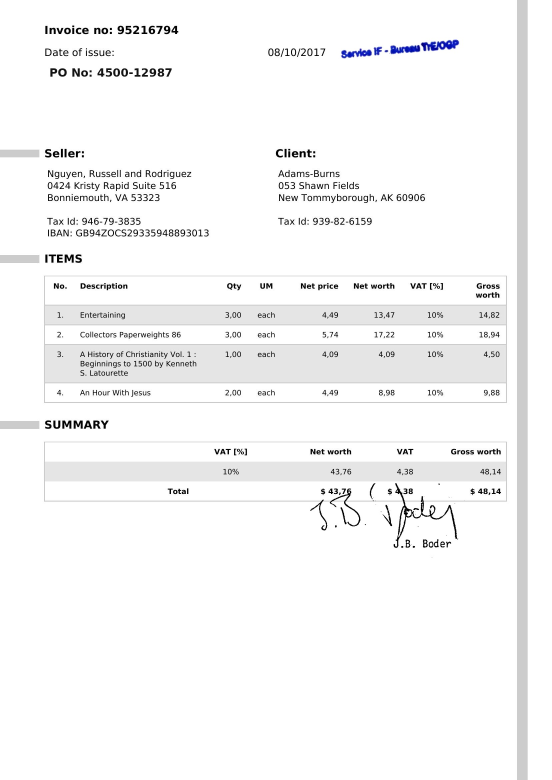
#> input picture app/sample_invoices/both_stamp_and_signature.jpg, 1654 x 2339 px (shown at 1/3 size)
$ python -i image_preprocessing.py   (imports and definitions only)
#> lines starting #> are read from the running program, lines starting #| are printed output that depends on the picture; after the words box and inside, x2 and y2 are one past the last pixel; in counts of white or black regions, pixels touching at a corner belong together
#> further down, picture is the input picture: shape (2339, 1654, 3); mean B, G, R 246.9, 246.7, 246.7
"""
image_preprocessing.py — basic image preprocessing shared across notebooks.

Owner: Rolando (data ingestion), used downstream by Diana/Jordan/Damir before detection/OCR.
Every function takes and returns a numpy array (BGR, as read by cv2.imread) unless noted.
"""

import cv2
import numpy as np


def to_grayscale(image: np.ndarray) -> np.ndarray:
    """Convert a BGR image to single-channel grayscale."""
    if len(image.shape) == 2:
        return image  # already grayscale
    return cv2.cvtColor(image, cv2.COLOR_BGR2GRAY)


def resize_image(image: np.ndarray, target_size: tuple[int, int] = (1024, 1024), keep_aspect: bool = True) -> np.ndarray:
    """Resize to target_size (width, height). If keep_aspect, pads with white instead of
    distorting the image — important for invoices where distortion would confuse layout
    detection."""
    if not keep_aspect:
        return cv2.resize(image, target_size)

    h, w = image.shape[:2]
    target_w, target_h = target_size
    scale = min(target_w / w, target_h / h)
    new_w, new_h = int(w * scale), int(h * scale)
    resized = cv2.resize(image, (new_w, new_h))

    channels = 1 if len(image.shape) == 2 else image.shape[2]
    canvas_shape = (target_h, target_w) if channels == 1 else (target_h, target_w, channels)
    canvas = np.full(canvas_shape, 255, dtype=image.dtype)
    canvas[0:new_h, 0:new_w] = resized
    return canvas


def denoise_image(image: np.ndarray) -> np.ndarray:
    """Light denoising — fastNlMeans works well on scanned document images."""
    if len(image.shape) == 2:
        return cv2.fastNlMeansDenoising(image, h=10)
    return cv2.fastNlMeansDenoisingColored(image, h=10, hColor=10)


def threshold_image(image: np.ndarray) -> np.ndarray:
    """Adaptive threshold to binarize a (grayscale) document image — improves OCR contrast."""
    gray = to_grayscale(image)
    return cv2.adaptiveThreshold(
        gray, 255, cv2.ADAPTIVE_THRESH_GAUSSIAN_C, cv2.THRESH_BINARY, 31, 15
    )


def deskew_image(image: np.ndarray) -> np.ndarray:
    """Estimate and correct small rotation (skew) in a scanned document.

    Uses the minAreaRect of thresholded foreground pixels — good enough for the small skew
    angles typical of scanned/photographed invoices. Not a full perspective-correction
    solution; if input images are already fairly straight this is a no-op in practice.
    """
    gray = to_grayscale(image)
    inverted = cv2.bitwise_not(gray)
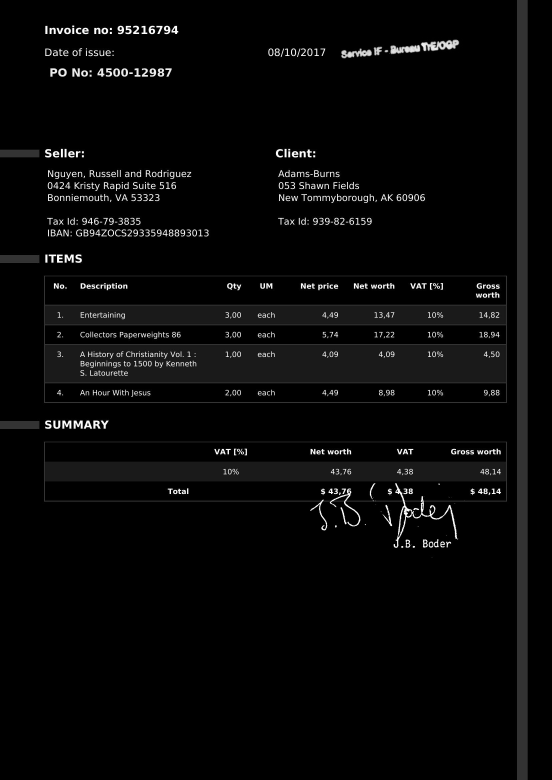
#> inverted: shape (2339, 1654) (shown at 1/3 size); min 0, max 255, mean 8.3
    thresh = cv2.threshold(inverted, 0, 255, cv2.THRESH_BINARY | cv2.THRESH_OTSU)[1]
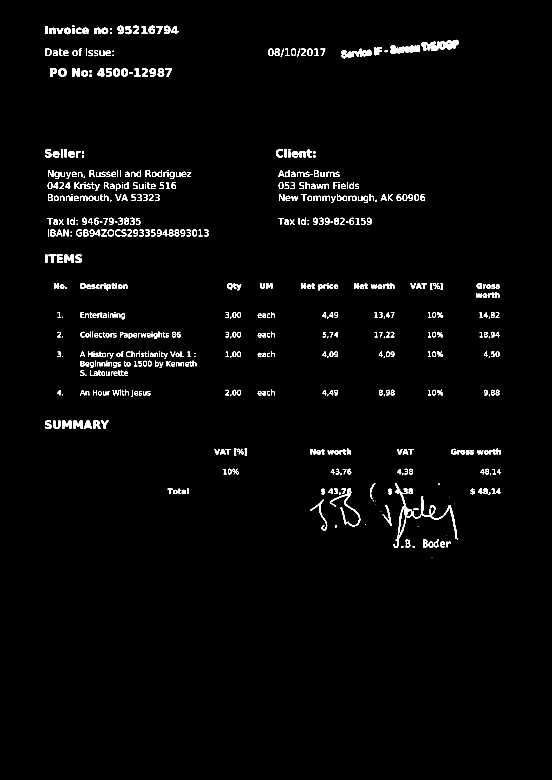
#> thresh: shape (2339, 1654) (shown at 1/3 size); 1.9% white; 669 white regions (76 under 20 px), largest, box (x1, y1, x2, y2) and area: (1181, 1450, 1371, 1643) 3260, (1263, 119, 1377, 153) 2124, (1172, 135, 1261, 162) 1517

    coords = np.column_stack(np.where(thresh > 0))
#> coords = 72948 pairs, first value 77 to 1671, second value 135 to 1502
    if coords.size == 0:
        return image  # nothing to deskew

    angle = cv2.minAreaRect(coords)[-1]
#> angle = -90
    if angle < -45:
        angle = -(90 + angle)
#> angle = 0
    else:
        angle = -angle

    (h, w) = image.shape[:2]
#> h = 2339; w = 1654
    center = (w // 2, h // 2)
#> center = (827, 1169)
    rotation_matrix = cv2.getRotationMatrix2D(center, angle, 1.0)
#> rotation_matrix = [[1, 0, 0], [0, 1, 0]]
    return cv2.warpAffine(
        image, rotation_matrix, (w, h),
        flags=cv2.INTER_CUBIC, borderMode=cv2.BORDER_REPLICATE,
    )


def preprocess_pipeline(
    image: np.ndarray,
    do_grayscale: bool = True,
    do_denoise: bool = True,
    do_deskew: bool = True,
    do_threshold: bool = False,
    target_size: tuple[int, int] | None = (1024, 1024),
) -> np.ndarray:
    """Run the standard preprocessing chain. Threshold is off by default because binarized
    images are usually only wanted right before OCR, not for CNN/SSD detection input."""
    out = image
    if do_deskew:
        out = deskew_image(out)
    if do_denoise:
        out = denoise_image(out)
    if do_grayscale:
        out = to_grayscale(out)
    if do_threshold:
        out = threshold_image(out)
    if target_size:
        out = resize_image(out, target_size)
#> in resize_image, `resized = cv2.resize(image, (new_w, new_h))`:
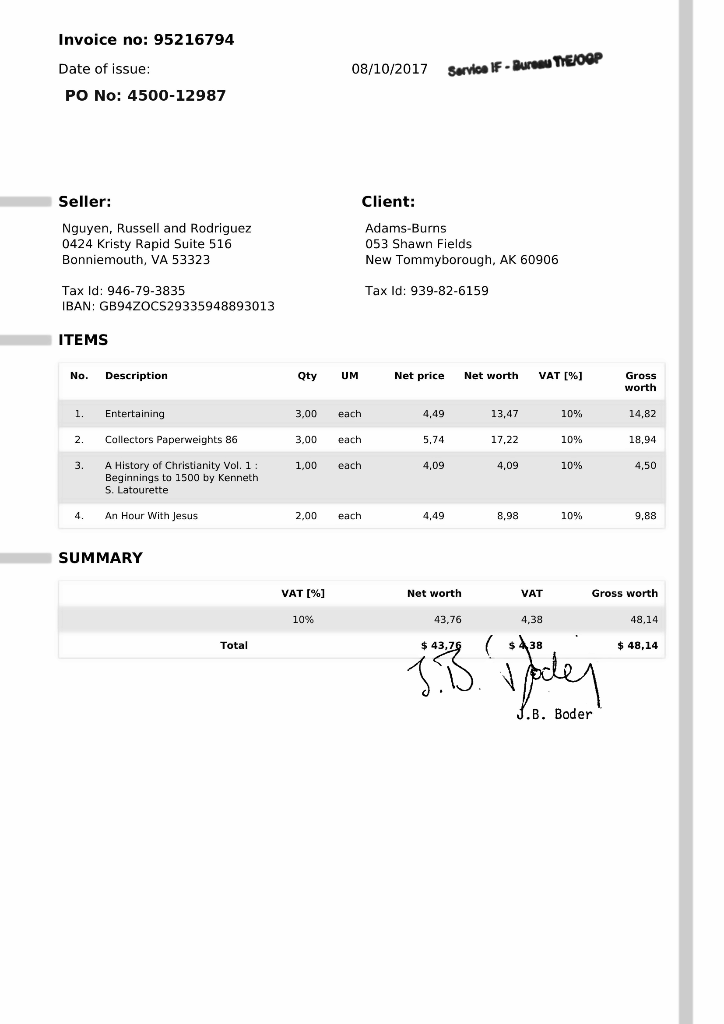
#> resized: shape (1024, 724); min 0, max 254, mean 246.1
#> in resize_image, `canvas[0:new_h, 0:new_w] = resized`:
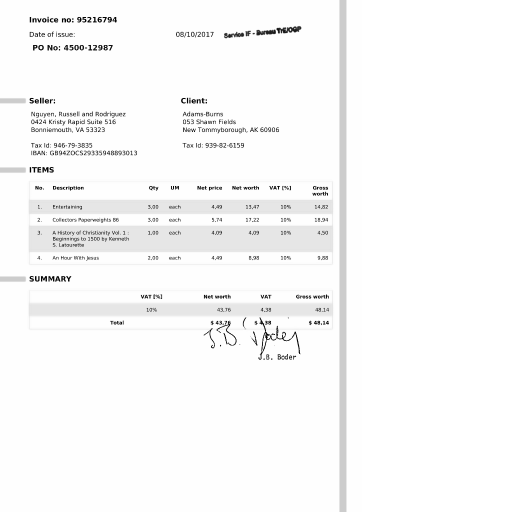
#> canvas: shape (1024, 1024) (shown at 1/2 size); min 0, max 255, mean 248.7
    return out

>>> import cv2
>>> picture = cv2.imread('../app/sample_invoices/both_stamp_and_signature.jpg')
>>> result = preprocess_pipeline(picture)

$ run again, on app/sample_invoices/receipt_1_soonhuat.jpg
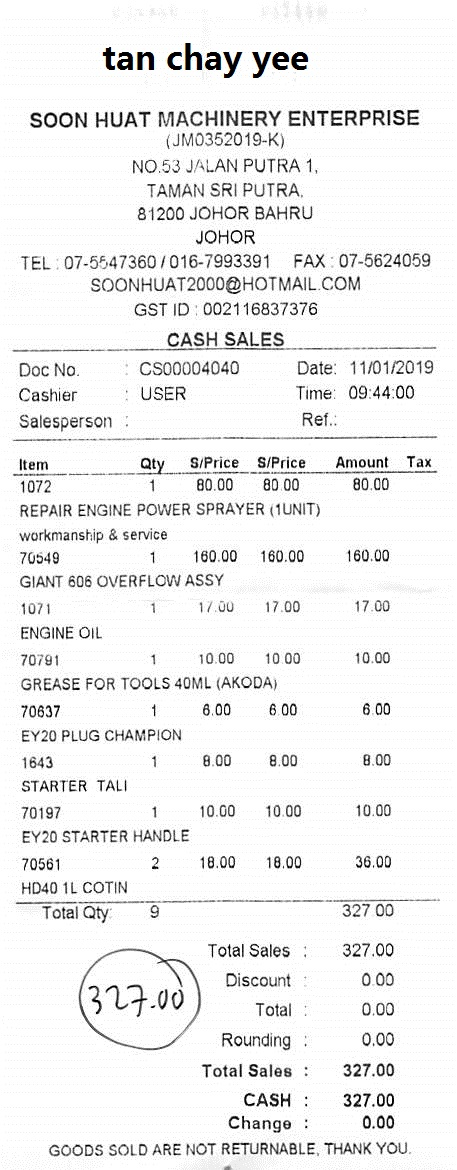
#> input picture app/sample_invoices/receipt_1_soonhuat.jpg, 457 x 1170 px
#> picture is the input picture: shape (1170, 457, 3); mean B, G, R 240.1, 240.1, 240.1
#> in deskew_image, `thresh = cv2.threshold(inverted, 0, 255, cv2.THRESH_BINARY | cv2.THRES..`:
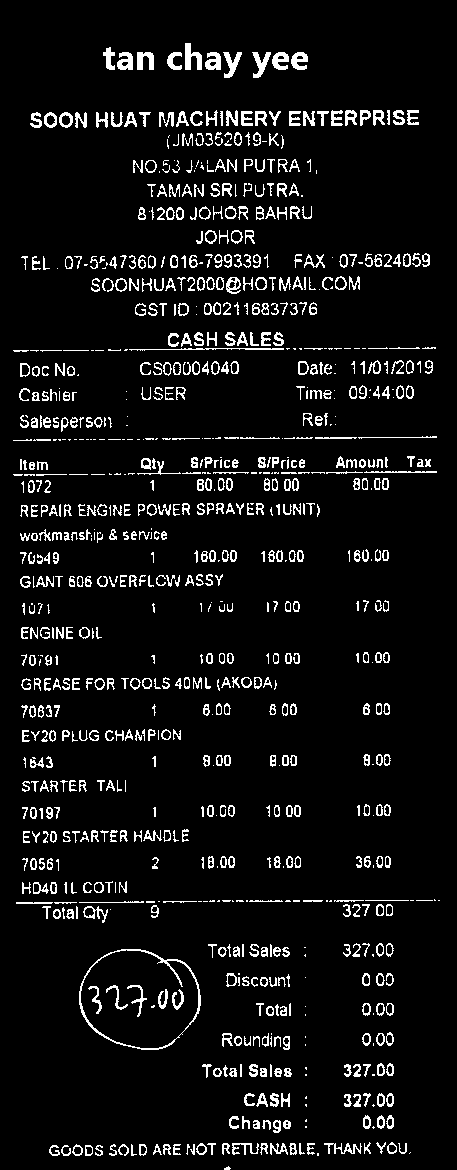
#> thresh: shape (1170, 457); 6.8% white in thin lines or dots
#> coords = 36593 pairs, first value 43 to 1169, second value 13 to 439
#> in deskew_image, `angle = cv2.minAreaRect(coords)[-1]`: angle = -89.63
#> in deskew_image, `angle = -(90 + angle)`: angle = -0.37
#> rotation_matrix = [[1, -0.00647, 3.79], [0.00647, 1, -1.46]]
#> in resize_image, `canvas[0:new_h, 0:new_w] = resized`:
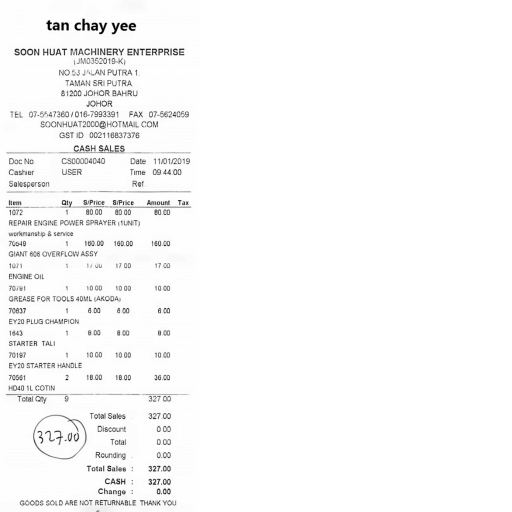
#> canvas: shape (1024, 1024) (shown at 1/2 size); min 0, max 255, mean 249

$ run again, on app/sample_invoices/receipt_2_abcho.jpg
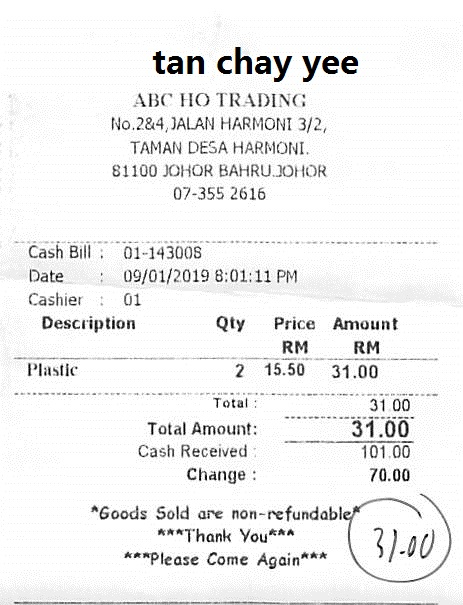
#> input picture app/sample_invoices/receipt_2_abcho.jpg, 463 x 605 px
#> picture is the input picture: shape (605, 463, 3); mean B, G, R 240.6, 240.6, 240.6
#> in deskew_image, `thresh = cv2.threshold(inverted, 0, 255, cv2.THRESH_BINARY | cv2.THRES..`:
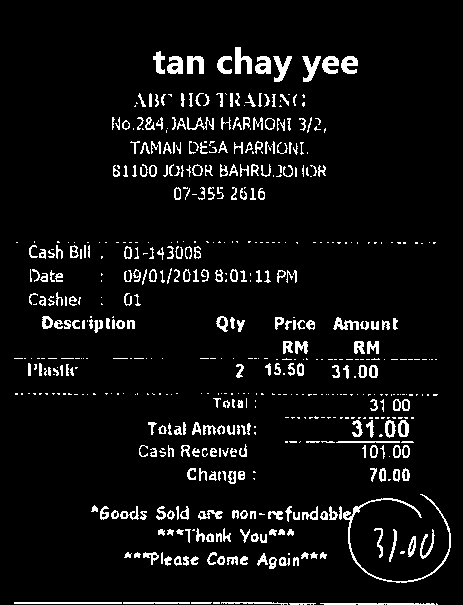
#> thresh: shape (605, 463); 6.3% white in thin lines or dots, all inside (x1, y1, x2, y2) = (14, 47, 451, 605)
#> coords = 17742 pairs, first value 47 to 604, second value 14 to 450
#> in deskew_image, `angle = cv2.minAreaRect(coords)[-1]`: angle = -90
#> in deskew_image, `angle = -(90 + angle)`: angle = 0
#> rotation_matrix = [[1, 0, 0], [0, 1, 0]]
#> in resize_image, `canvas[0:new_h, 0:new_w] = resized`:
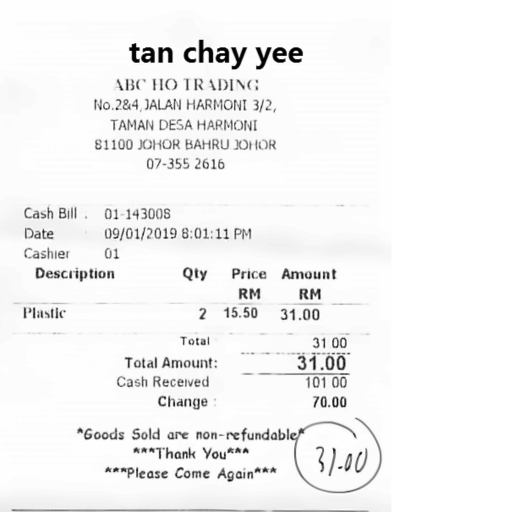
#> canvas: shape (1024, 1024) (shown at 1/2 size); min 0, max 255, mean 243.8

$ run again, on app/sample_invoices/signature_only_2_invoice.jpg
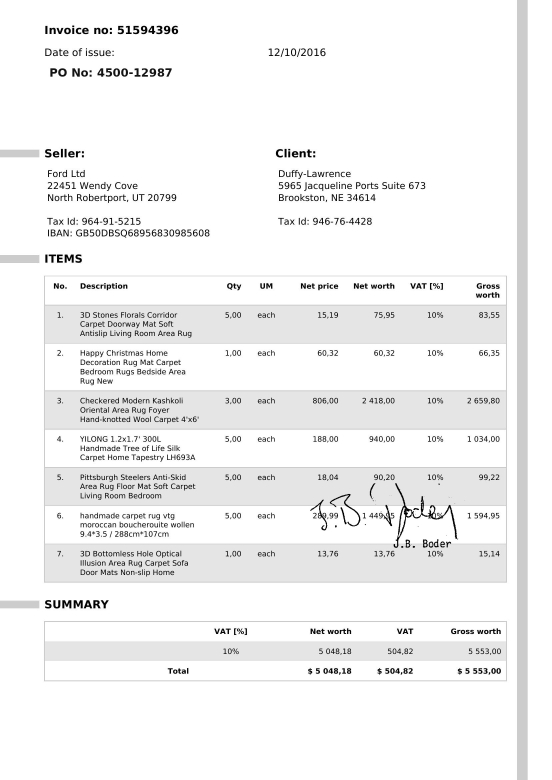
#> input picture app/sample_invoices/signature_only_2_invoice.jpg, 1654 x 2339 px (shown at 1/3 size)
#> picture is the input picture: shape (2339, 1654, 3); min 0, max 255, mean 242.4
#> in deskew_image, `thresh = cv2.threshold(inverted, 0, 255, cv2.THRESH_BINARY | cv2.THRES..`:
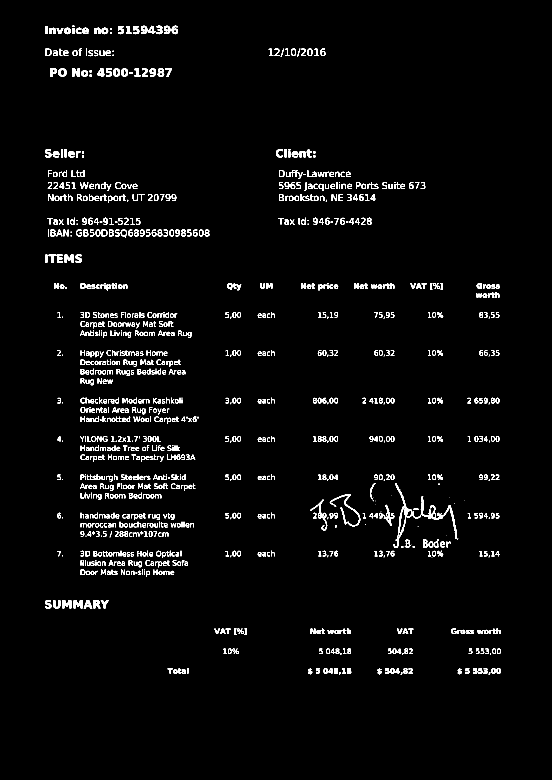
#> thresh: shape (2339, 1654) (shown at 1/3 size); 2.5% white; 1128 white regions (103 under 20 px), largest, box (x1, y1, x2, y2) and area: (1181, 1450, 1371, 1644) 3324, (989, 1482, 1081, 1579) 873, (930, 1499, 982, 1591) 708
#> coords = 98207 pairs, first value 77 to 2023, second value 135 to 1502
#> in deskew_image, `angle = cv2.minAreaRect(coords)[-1]`: angle = -90
#> in deskew_image, `angle = -(90 + angle)`: angle = 0
#> rotation_matrix = [[1, 0, 0], [0, 1, 0]]
#> in resize_image, `canvas[0:new_h, 0:new_w] = resized`:
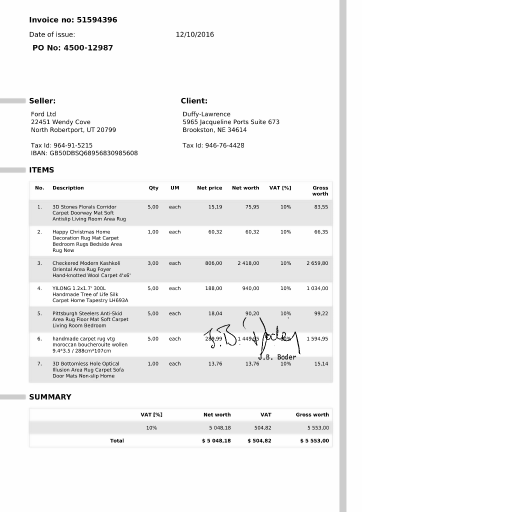
#> canvas: shape (1024, 1024) (shown at 1/2 size); min 0, max 255, mean 245.8
